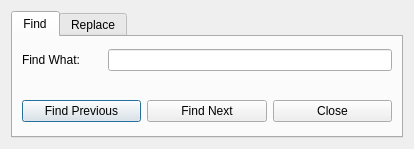
<ui version="4.0" >
 <class>FindDialog</class>
 <widget class="QDialog" name="FindDialog" >
  <property name="geometry" >
   <rect>
    <x>0</x>
    <y>0</y>
    <width>414</width>
    <height>149</height>
   </rect>
  </property>
  <property name="windowTitle" >
   <string>Find and Replace</string>
  </property>
  <layout class="QGridLayout" >
   <item row="0" column="0" >
    <widget class="QTabWidget" name="tabWidget" >
     <property name="currentIndex" >
      <number>0</number>
     </property>
     <widget class="QWidget" name="findTab" >
      <attribute name="title" >
       <string>Find</string>
      </attribute>
      <layout class="QGridLayout" >
       <property name="margin" >
        <number>9</number>
       </property>
       <property name="spacing" >
        <number>6</number>
       </property>
       <item row="1" column="0" >
        <spacer>
         <property name="orientation" >
          <enum>Qt::Vertical</enum>
         </property>
         <property name="sizeType" >
          <enum>QSizePolicy::Fixed</enum>
         </property>
         <property name="sizeHint" stdset="0" >
          <size>
           <width>20</width>
           <height>20</height>
          </size>
         </property>
        </spacer>
       </item>
       <item row="2" column="0" >
        <layout class="QHBoxLayout" >
         <property name="spacing" >
          <number>6</number>
         </property>
         <property name="margin" >
          <number>0</number>
         </property>
         <item>
          <widget class="QPushButton" name="findPrevB" >
           <property name="text" >
            <string>Find Previous</string>
           </property>
          </widget>
         </item>
         <item>
          <widget class="QPushButton" name="findNextB" >
           <property name="text" >
            <string>Find Next</string>
           </property>
          </widget>
         </item>
         <item>
          <widget class="QPushButton" name="closeB" >
           <property name="text" >
            <string>Close</string>
           </property>
          </widget>
         </item>
        </layout>
       </item>
       <item row="0" column="0" >
        <layout class="QHBoxLayout" >
         <property name="spacing" >
          <number>6</number>
         </property>
         <property name="margin" >
          <number>0</number>
         </property>
         <item>
          <widget class="QLabel" name="findWhat" >
           <property name="minimumSize" >
            <size>
             <width>80</width>
             <height>0</height>
            </size>
           </property>
           <property name="text" >
            <string>Find What:</string>
           </property>
          </widget>
         </item>
         <item>
          <widget class="QLineEdit" name="findEdit" />
         </item>
        </layout>
       </item>
      </layout>
     </widget>
     <widget class="QWidget" name="replaceTab" >
      <attribute name="title" >
       <string>Replace</string>
      </attribute>
      <layout class="QGridLayout" >
       <property name="margin" >
        <number>9</number>
       </property>
       <property name="spacing" >
        <number>6</number>
       </property>
       <item row="0" column="0" >
        <layout class="QVBoxLayout" >
         <property name="spacing" >
          <number>6</number>
         </property>
         <property name="margin" >
          <number>0</number>
         </property>
         <item>
          <layout class="QHBoxLayout" >
           <property name="spacing" >
            <number>6</number>
           </property>
           <property name="margin" >
            <number>0</number>
           </property>
           <item>
            <widget class="QLabel" name="label" >
             <property name="minimumSize" >
              <size>
               <width>80</width>
               <height>0</height>
              </size>
             </property>
             <property name="text" >
              <string>Find What:</string>
             </property>
            </widget>
           </item>
           <item>
            <widget class="QLineEdit" name="findWhatEdit" >
             <property name="text" >
              <string/>
             </property>
            </widget>
           </item>
          </layout>
         </item>
         <item>
          <layout class="QHBoxLayout" >
           <property name="spacing" >
            <number>6</number>
           </property>
           <property name="margin" >
            <number>0</number>
           </property>
           <item>
            <widget class="QLabel" name="label_2" >
             <property name="minimumSize" >
              <size>
               <width>80</width>
               <height>0</height>
              </size>
             </property>
             <property name="text" >
              <string>Replace With:</string>
             </property>
            </widget>
           </item>
           <item>
            <widget class="QLineEdit" name="replaceWithEdit" >
             <property name="text" >
              <string/>
             </property>
            </widget>
           </item>
          </layout>
         </item>
         <item>
          <layout class="QHBoxLayout" >
           <property name="spacing" >
            <number>6</number>
           </property>
           <property name="margin" >
            <number>0</number>
           </property>
           <item>
            <widget class="QPushButton" name="replacePrevB" >
             <property name="text" >
              <string>Replace Previous</string>
             </property>
            </widget>
           </item>
           <item>
            <widget class="QPushButton" name="replaceNextB" >
             <property name="text" >
              <string>Replace Next</string>
             </property>
            </widget>
           </item>
           <item>
            <widget class="QPushButton" name="close1B" >
             <property name="text" >
              <string>Close</string>
             </property>
            </widget>
           </item>
          </layout>
         </item>
        </layout>
       </item>
      </layout>
     </widget>
    </widget>
   </item>
  </layout>
 </widget>
 <resources/>
 <connections>
  <connection>
   <sender>closeB</sender>
   <signal>clicked()</signal>
   <receiver>FindDialog</receiver>
   <slot>accept()</slot>
   <hints>
    <hint type="sourcelabel" >
     <x>425</x>
     <y>108</y>
    </hint>
    <hint type="destinationlabel" >
     <x>331</x>
     <y>-10</y>
    </hint>
   </hints>
  </connection>
  <connection>
   <sender>close1B</sender>
   <signal>clicked()</signal>
   <receiver>FindDialog</receiver>
   <slot>accept()</slot>
   <hints>
    <hint type="sourcelabel" >
     <x>412</x>
     <y>126</y>
    </hint>
    <hint type="destinationlabel" >
     <x>271</x>
     <y>0</y>
    </hint>
   </hints>
  </connection>
 </connections>
</ui>
